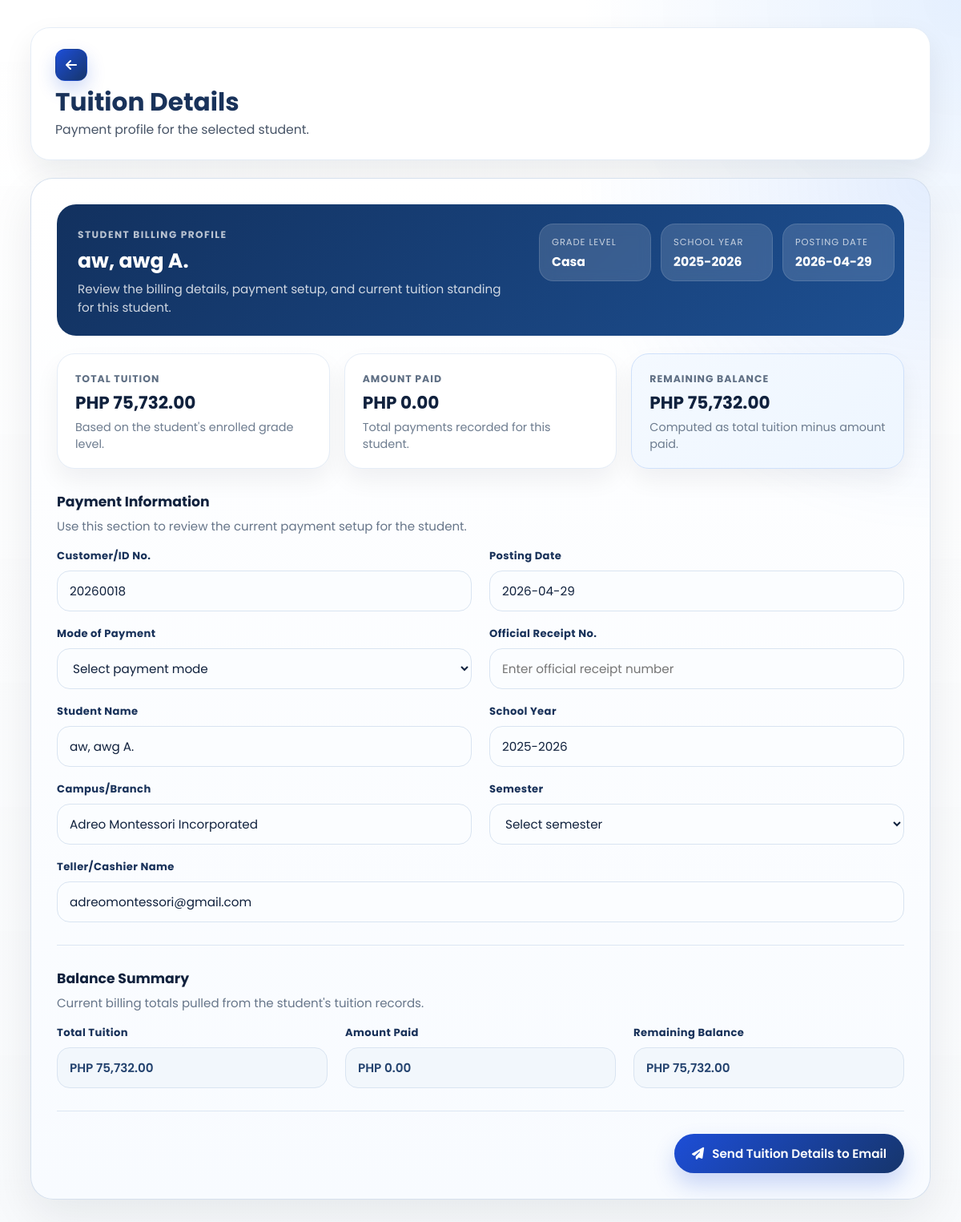
/SmartEnroll/tuition_details.php?student_id=20260018 (signed in), run on the app's committed database.
### tables this page shows
CREATE TABLE `enrollments` (
  `id` int(11) NOT NULL,
  `grade_level` varchar(50) DEFAULT NULL,
  `student_id` varchar(20) DEFAULT NULL,
  `school_year` varchar(20) DEFAULT NULL,
  `student_status` varchar(50) DEFAULT NULL,
  `completion_date` date DEFAULT NULL,
  `learner_lname` varchar(100) DEFAULT NULL,
  `learner_fname` varchar(100) DEFAULT NULL,
  `learner_mname` varchar(100) DEFAULT NULL,
  `learner_ext` varchar(20) DEFAULT NULL,
  `nickname` varchar(100) DEFAULT NULL,
  `sex` varchar(20) DEFAULT NULL,
  `dob` varchar(20) DEFAULT NULL,
  `age` int(11) DEFAULT NULL,
  `mother_tongue` varchar(100) DEFAULT NULL,
  `religion` varchar(100) DEFAULT NULL,
  `email` varchar(150) DEFAULT NULL,
  `province` varchar(100) DEFAULT NULL,
  `municipality` varchar(100) DEFAULT NULL,
  `barangay` varchar(100) DEFAULT NULL,
  `street` varchar(150) DEFAULT NULL,
  `father_lname` varchar(100) DEFAULT NULL,
  `father_fname` varchar(100) DEFAULT NULL,
  `father_mname` varchar(100) DEFAULT NULL,
  `father_occ` varchar(100) DEFAULT NULL,
  `father_contact` varchar(50) DEFAULT NULL,
  `mother_lname` varchar(100) DEFAULT NULL,
  `mother_fname` varchar(100) DEFAULT NULL,
  `mother_mname` varchar(100) DEFAULT NULL,
  `mother_occ` varchar(100) DEFAULT NULL,
  `mother_contact` varchar(50) DEFAULT NULL,
  `mother_maiden` varchar(100) DEFAULT NULL,
  `guardian_type` varchar(50) DEFAULT NULL,
  `guardian_lname` varchar(100) DEFAULT NULL,
  `guardian_fname` varchar(100) DEFAULT NULL,
  `guardian_mname` varchar(100) DEFAULT NULL,
  `guardian_occ` varchar(100) DEFAULT NULL,
  `guardian_contact` varchar(50) DEFAULT NULL,
  `emergency1_name` varchar(150) DEFAULT NULL,
  `emergency1_relationship` varchar(100) DEFAULT NULL,
  `emergency1_contact` varchar(50) DEFAULT NULL,
  `emergency2_name` varchar(150) DEFAULT NULL,
  `emergency2_relationship` varchar(100) DEFAULT NULL,
  `emergency2_contact` varchar(50) DEFAULT NULL,
  `emergency3_name` varchar(150) DEFAULT NULL,
  `emergency3_relationship` varchar(100) DEFAULT NULL,
  `emergency3_contact` varchar(50) DEFAULT NULL,
  `special_needs` text DEFAULT NULL,
  `medication` varchar(10) DEFAULT NULL,
  `medication_details` text DEFAULT NULL,
  `created_at` timestamp NOT NULL DEFAULT current_timestamp()
);

CREATE TABLE `enrollment_grade_levels` (
  `id` int(11) NOT NULL,
  `grade_key` varchar(150) NOT NULL,
  `grade_label` varchar(150) NOT NULL,
  `tuition_fee` decimal(12,2) NOT NULL DEFAULT 0.00,
  `sort_order` int(11) NOT NULL DEFAULT 0,
  `is_active` tinyint(1) NOT NULL DEFAULT 1,
  `created_at` timestamp NOT NULL DEFAULT current_timestamp()
);

### SmartEnroll/tuition_details.php (the view, shortened to what the rows shown need)
<?php
require_once __DIR__ . '/enrollment_form_config.php';
$student = null;
$error = '';
function format_name(array $row): string
{
    $m = trim((string)($row['learner_mname'] ?? ''));
    $mi = $m !== '' ? strtoupper(mb_substr($m, 0, 1)) . '.' : '';
    $full = trim(
        ($row['learner_lname'] ?? '') . ', ' .
        ($row['learner_fname'] ?? '') . ' ' . $mi
    );
    return trim(preg_replace('/\s+/', ' ', $full), ' ,');
}
function format_money(?float $amount): string
{
    return 'PHP ' . number_format((float)$amount, 2);
}
try {
    $conn = new mysqli('127.0.0.1', 'root', '', 'smartenroll');
    $conn->set_charset('utf8mb4');
    $studentId = trim((string)($_GET['student_id'] ?? $_POST['student_id'] ?? ''));
    $stmt = $conn->prepare("SELECT id, student_id, learner_lname, learner_fname, learner_mname, grade_level, school_year, completion_date, email FROM enrollments WHERE student_id = ? LIMIT 1");
    $stmt->bind_param('s', $studentId);
    $stmt->execute();
    $result = $stmt->get_result();
    $student = $result->fetch_assoc();
} catch (Throwable $e) {
    $error = $e->getMessage();
}
$studentName = $student ? format_name($student) : '';
$schoolYear = $student['school_year'] ?? '';
$completionDate = $student['completion_date'] ?? '';
$gradeLevel = $student['grade_level'] ?? '';
$totalTuition = isset($conn) && $conn instanceof mysqli
    ? (smartenroll_resolve_grade_tuition_fee($gradeLevel, $conn) ?? 0.0)
    : (smartenroll_resolve_grade_tuition_fee($gradeLevel) ?? 0.0);
$amountPaid = 0.0;
if ($student && isset($conn) && $conn instanceof mysqli) {
    $selectedEnrollmentId = (int)($student['id'] ?? 0);
    $selectedSchoolYear = trim((string)($student['school_year'] ?? ''));
    $tableCheck = $conn->query("SHOW TABLES LIKE 'tuition_payments'");
    $hasPaymentsTable = $tableCheck && $tableCheck->num_rows > 0;
    if ($hasPaymentsTable && $selectedEnrollmentId > 0) {
        $selectedStudentId = trim((string)($student['student_id'] ?? ''));
        $currentGradeLevel = trim((string)($student['grade_level'] ?? ''));
        $paymentStmt = $conn->prepare(
            "SELECT COALESCE(SUM(amount_paid), 0) AS total_paid
             FROM tuition_payments
             WHERE (enrollment_id = ? OR student_id = ?)
               AND COALESCE(grade_level, '') = ?
               AND COALESCE(school_year, '') = ?"
        );
        $paymentStmt->bind_param('iiss', $selectedEnrollmentId, $selectedStudentId, $currentGradeLevel, $selectedSchoolYear);
        $paymentStmt->execute();
        $paymentRow = $paymentStmt->get_result()->fetch_assoc();
        $amountPaid = (float)($paymentRow['total_paid'] ?? 0);
    }
}
$remainingBalance = max(0, round($totalTuition - $amountPaid, 2));
?>
<!DOCTYPE html>
<html lang="en">
<head>
    <link rel="stylesheet" href="css/style.css">
    <link rel="stylesheet" href="css/tuition_details.css">
    <link rel="stylesheet" href="https://cdnjs.cloudflare.com/ajax/libs/font-awesome/6.5.0/css/all.min.css">
</head>
<body class="dashboard-page dashboard-white-page">
<main class="dashboard-main">
    <div class="dashboard-header tuition-header tuition-header-bar">
        <div class="student-header-left">
            <div class="student-header-title">
                <h1>Tuition Details</h1>
            </div>
        </div>
    </div>
    <section class="tuition-section">
        <div class="tuition-card tuition-form-card">
            <?php if ($error): ?>
                <div class="student-error"><strong>Unable to load student.</strong> <?php echo htmlspecialchars($error); ?></div>
            <?php else: ?>
                <div class="tuition-overview">
                    <div class="tuition-overview-copy">
                        <span class="tuition-overview-label">Student Billing Profile</span>
                        <h2><?php echo htmlspecialchars($studentName); ?></h2>
                        <p>Review the billing details, payment setup, and current tuition standing for this student.</p>
                    </div>
                    <div class="tuition-overview-meta">
                        <div class="tuition-meta-chip">
                            <span>Grade Level</span>
                            <strong><?php echo htmlspecialchars($student['grade_level'] ?? '—'); ?></strong>
                        </div>
                        <div class="tuition-meta-chip">
                            <span>School Year</span>
                            <strong><?php echo htmlspecialchars($schoolYear ?: '—'); ?></strong>
                        </div>
                        <div class="tuition-meta-chip">
                            <span>Posting Date</span>
                            <strong><?php echo htmlspecialchars($completionDate ?: date('Y-m-d')); ?></strong>
                        </div>
                    </div>
                </div>
                <div class="tuition-summary-grid">
                    <div class="tuition-summary-card">
                        <span>Total Tuition</span>
                        <strong><?php echo htmlspecialchars(format_money($totalTuition)); ?></strong>
                        <small>Based on the student's enrolled grade level.</small>
                    </div>
                    <div class="tuition-summary-card">
                        <span>Amount Paid</span>
                        <strong><?php echo htmlspecialchars(format_money($amountPaid)); ?></strong>
                        <small>Total payments recorded for this student.</small>
                    </div>
                    <div class="tuition-summary-card accent">
                        <span>Remaining Balance</span>
                        <strong><?php echo htmlspecialchars(format_money($remainingBalance)); ?></strong>
                        <small>Computed as total tuition minus amount paid.</small>
                    </div>
                </div>
                <div class="tuition-form-section">
                    <div class="tuition-section-head">
                        <h3>Payment Information</h3>
                        <p>Use this section to review the current payment setup for the student.</p>
                    </div>
                    <div class="tuition-form-grid">
                        <div class="tuition-field">
                            <label>Customer/ID No.</label>
                            <input type="text" value="<?php echo htmlspecialchars($student['student_id'] ?? '—'); ?>">
                        </div>
                        <div class="tuition-field">
                            <label>Posting Date</label>
                            <input type="text" value="<?php echo htmlspecialchars($completionDate ?: date('Y-m-d')); ?>">
                        </div>
                        <div class="tuition-field">
                            <label>Mode of Payment</label>
                            <select>
                                <option value="">Select payment mode</option>
                            </select>
                        </div>
                        <div class="tuition-field">
                            <label>Official Receipt No.</label>
                            <input type="text" value="" placeholder="Enter official receipt number">
                        </div>
                        <div class="tuition-field">
                            <label>Student Name</label>
                            <input type="text" value="<?php echo htmlspecialchars($studentName); ?>">
                        </div>
                        <div class="tuition-field">
                            <label>School Year</label>
                            <input type="text" value="<?php echo htmlspecialchars($schoolYear ?: '—'); ?>">
                        </div>
                        <div class="tuition-field">
                            <label>Campus/Branch</label>
                            <input type="text" value="Adreo Montessori Incorporated">
                        </div>
                        <div class="tuition-field">
                            <label>Semester</label>
                            <select>
                                <option value="">Select semester</option>
                            </select>
                        </div>
                        <div class="tuition-field tuition-field-wide">
                            <label>Teller/Cashier Name</label>
                            <input type="text" value="adreomontessori@gmail.com">
                        </div>
                    </div>
                </div>
                <hr class="tuition-divider">
                <div class="tuition-form-section">
                    <div class="tuition-section-head">
                        <h3>Balance Summary</h3>
                        <p>Current billing totals pulled from the student's tuition records.</p>
                    </div>
                    <div class="tuition-form-grid tuition-balance-grid">
                        <div class="tuition-field">
                            <label>Total Tuition</label>
                            <input type="text" value="<?php echo htmlspecialchars(format_money($totalTuition)); ?>" readonly>
                        </div>
                        <div class="tuition-field">
                            <label>Amount Paid</label>
                            <input type="text" value="<?php echo htmlspecialchars(format_money($amountPaid)); ?>" readonly>
                        </div>
                        <div class="tuition-field">
                            <label>Remaining Balance</label>
                            <input type="text" value="<?php echo htmlspecialchars(format_money($remainingBalance)); ?>" readonly>
                        </div>
                    </div>
                </div>
                <hr class="tuition-divider">
                <div class="tuition-actions">
                    <form method="post" action="tuition_details.php">
                        <button type="submit" class="tuition-email-btn" <?php echo filter_var((string)($student['email'] ?? ''), FILTER_VALIDATE_EMAIL) ? '' : 'disabled'; ?>>
                            <i class="fa-solid fa-paper-plane"></i>
                            Send Tuition Details to Email
                        </button>
                    </form>
                </div>
            <?php endif; ?>
        </div>
    </section>
</main>
<script src="js/tuition_details.js"></script></body>
</html>

### data on the page
enrollments: studentName "aw, awg A.", grade_level "Casa", school_year "2025-2026", grade_level.tuition_fee "PHP 75,732.00", student "20260018", completion_date "2026-04-29", learner_lname+learner_fname+learner_mname "aw, awg A."

### other printed values
format_money($amountPaid) "PHP 0.00"
format_money($remainingBalance) "PHP 75,732.00"
